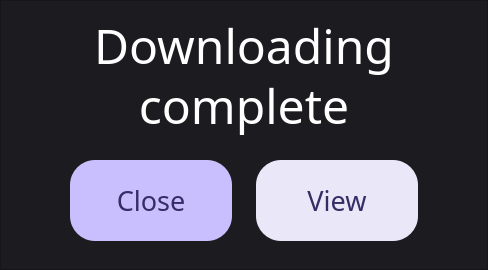
<?xml version="1.0" encoding="UTF-8"?>
<ui version="4.0">
 <class>MainWindow</class>
 <widget class="QMainWindow" name="MainWindow">
  <property name="geometry">
   <rect>
    <x>0</x>
    <y>0</y>
    <width>488</width>
    <height>270</height>
   </rect>
  </property>
  <property name="minimumSize">
   <size>
    <width>488</width>
    <height>270</height>
   </size>
  </property>
  <property name="maximumSize">
   <size>
    <width>488</width>
    <height>270</height>
   </size>
  </property>
  <property name="windowTitle">
   <string>MainWindow</string>
  </property>
  <widget class="QWidget" name="centralwidget">
   <widget class="QFrame" name="frame">
    <property name="geometry">
     <rect>
      <x>0</x>
      <y>0</y>
      <width>488</width>
      <height>270</height>
     </rect>
    </property>
    <property name="minimumSize">
     <size>
      <width>488</width>
      <height>270</height>
     </size>
    </property>
    <property name="maximumSize">
     <size>
      <width>488</width>
      <height>270</height>
     </size>
    </property>
    <property name="styleSheet">
     <string notr="true">background-color: rgb(28, 27, 32);</string>
    </property>
    <property name="frameShape">
     <enum>QFrame::StyledPanel</enum>
    </property>
    <property name="frameShadow">
     <enum>QFrame::Raised</enum>
    </property>
    <widget class="QLabel" name="label_3">
     <property name="geometry">
      <rect>
       <x>23</x>
       <y>70</y>
       <width>442</width>
       <height>70</height>
      </rect>
     </property>
     <property name="minimumSize">
      <size>
       <width>442</width>
       <height>70</height>
      </size>
     </property>
     <property name="maximumSize">
      <size>
       <width>442</width>
       <height>70</height>
      </size>
     </property>
     <property name="font">
      <font>
       <family>ProductBold</family>
       <pointsize>36</pointsize>
       <weight>50</weight>
       <bold>false</bold>
      </font>
     </property>
     <property name="layoutDirection">
      <enum>Qt::LeftToRight</enum>
     </property>
     <property name="styleSheet">
      <string notr="true">QLabel {
color: rgb(255, 255, 255);
}</string>
     </property>
     <property name="text">
      <string>complete</string>
     </property>
     <property name="textFormat">
      <enum>Qt::AutoText</enum>
     </property>
     <property name="alignment">
      <set>Qt::AlignCenter</set>
     </property>
    </widget>
    <widget class="QLabel" name="label_4">
     <property name="geometry">
      <rect>
       <x>23</x>
       <y>10</y>
       <width>442</width>
       <height>70</height>
      </rect>
     </property>
     <property name="minimumSize">
      <size>
       <width>442</width>
       <height>70</height>
      </size>
     </property>
     <property name="maximumSize">
      <size>
       <width>442</width>
       <height>70</height>
      </size>
     </property>
     <property name="font">
      <font>
       <family>ProductBold</family>
       <pointsize>36</pointsize>
       <weight>50</weight>
       <bold>false</bold>
      </font>
     </property>
     <property name="layoutDirection">
      <enum>Qt::LeftToRight</enum>
     </property>
     <property name="styleSheet">
      <string notr="true">QLabel {
color: rgb(255, 255, 255);
}</string>
     </property>
     <property name="text">
      <string>Downloading</string>
     </property>
     <property name="textFormat">
      <enum>Qt::AutoText</enum>
     </property>
     <property name="alignment">
      <set>Qt::AlignCenter</set>
     </property>
    </widget>
    <widget class="QPushButton" name="close_button">
     <property name="geometry">
      <rect>
       <x>70</x>
       <y>160</y>
       <width>162</width>
       <height>81</height>
      </rect>
     </property>
     <property name="minimumSize">
      <size>
       <width>162</width>
       <height>81</height>
      </size>
     </property>
     <property name="maximumSize">
      <size>
       <width>162</width>
       <height>81</height>
      </size>
     </property>
     <property name="font">
      <font>
       <family>Product Sans Medium</family>
       <pointsize>20</pointsize>
      </font>
     </property>
     <property name="styleSheet">
      <string notr="true">QPushButton {
background-color: rgb(201, 191, 254);
border-radius: 25px;
color: rgb(53, 45, 101);
}
QPushButton:hover {
background-color: rgb(215, 207, 254);
}
QPushButton:pressed {
background-color: rgb(187, 178, 236);
}</string>
     </property>
     <property name="text">
      <string>Close</string>
     </property>
    </widget>
    <widget class="QPushButton" name="view">
     <property name="geometry">
      <rect>
       <x>256</x>
       <y>160</y>
       <width>162</width>
       <height>81</height>
      </rect>
     </property>
     <property name="minimumSize">
      <size>
       <width>162</width>
       <height>81</height>
      </size>
     </property>
     <property name="maximumSize">
      <size>
       <width>162</width>
       <height>81</height>
      </size>
     </property>
     <property name="font">
      <font>
       <family>Product Sans Medium</family>
       <pointsize>20</pointsize>
      </font>
     </property>
     <property name="styleSheet">
      <string notr="true">QPushButton {
background-color: rgb(233, 231, 248);
border-radius: 25px;
color: rgb(53, 45, 101);
}
QPushButton:hover {
background-color: rgb(240, 238, 255);
}
QPushButton:pressed {
background-color: rgb(217, 215, 230);
}</string>
     </property>
     <property name="text">
      <string>View</string>
     </property>
    </widget>
   </widget>
  </widget>
 </widget>
 <resources/>
 <connections/>
</ui>
